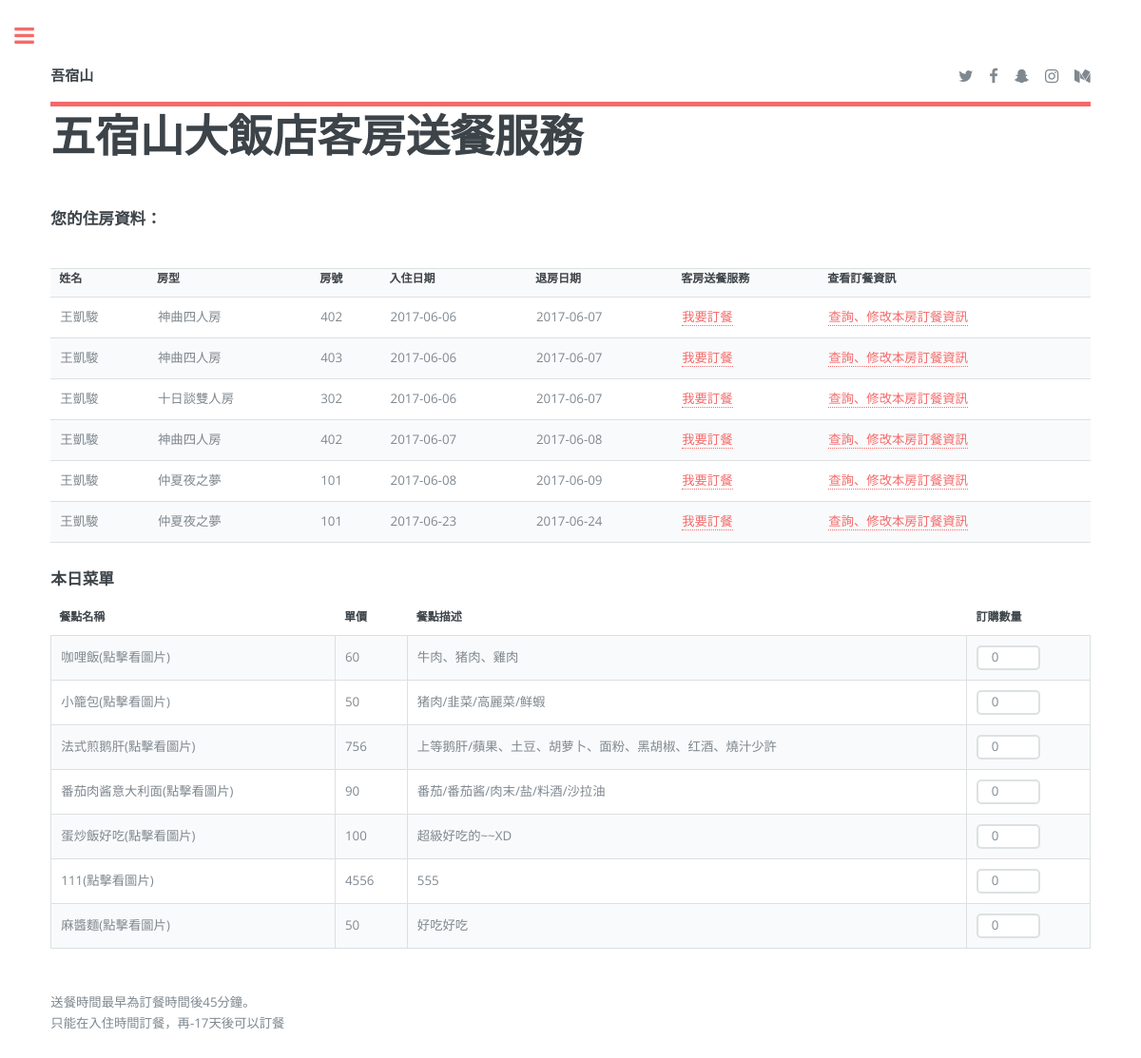
The app's page /index.php/order_dish?id=29 (signed in) with its own data.
### tables this page shows
CREATE TABLE IF NOT EXISTS `room_record` (
  `rr_ID` int(11) NOT NULL AUTO_INCREMENT,
  `room_ID` int(11) NOT NULL,
  `rr_OrderNumber` varchar(10) NOT NULL,
  `rr_RoomNumber` varchar(10) NOT NULL,
  `inv_Num` int(11) DEFAULT NULL,
  `rr_DATE` datetime NOT NULL,
  `rr_Member` varchar(20) NOT NULL,
  `rr_RoomCount` varchar(10) NOT NULL,
  `rr_Checkin` date NOT NULL,
  `rr_Checkout` date NOT NULL,
  `rr_People` varchar(2) DEFAULT NULL,
  `rr_State` varchar(2) NOT NULL,
  `rr_VisaCheck` varchar(2) NOT NULL,
  `rr_finish` int(2) NOT NULL,
  PRIMARY KEY (`rr_ID`)
);

CREATE TABLE IF NOT EXISTS `member` (
  `mem_ID` int(11) NOT NULL AUTO_INCREMENT,
  `mem_Identity` varchar(15) NOT NULL,
  `mem_Pwd` varchar(50) NOT NULL,
  `mem_Email` varchar(50) NOT NULL,
  `mem_Name` varchar(20) NOT NULL,
  `mem_Phone` varchar(20) NOT NULL,
  `mem_Gender` varchar(2) NOT NULL,
  `mem_Date` date NOT NULL,
  `mem_Birth` date NOT NULL,
  `mem_Addr` varchar(50) NOT NULL,
  `mem_Authority` int(11) NOT NULL,
  `mem_Tel` varchar(20) NOT NULL,
  PRIMARY KEY (`mem_ID`)
);

CREATE TABLE IF NOT EXISTS `room` (
  `room_ID` int(11) NOT NULL AUTO_INCREMENT,
  `room_Name` varchar(20) NOT NULL,
  `room_Level` varchar(5) NOT NULL,
  `room_Price` varchar(5) NOT NULL,
  `room_Size` varchar(3) NOT NULL,
  `room_Intro` text NOT NULL,
  `room_Quantity` varchar(3) NOT NULL,
  `room_Img1` varchar(15) NOT NULL,
  `room_Img2` varchar(15) NOT NULL,
  `room_Img3` varchar(15) NOT NULL,
  `room_Img4` varchar(15) NOT NULL,
  `room_Img5` varchar(15) NOT NULL,
  `room_Remarks` text NOT NULL,
  PRIMARY KEY (`room_ID`)
);

CREATE TABLE IF NOT EXISTS `dish` (
  `d_ID` int(11) NOT NULL AUTO_INCREMENT,
  `d_Name` varchar(20) NOT NULL,
  `d_Kind` varchar(20) NOT NULL,
  `d_Intro` varchar(255) NOT NULL,
  `d_Price` varchar(5) NOT NULL,
  `d_EW` varchar(2) NOT NULL,
  `d_Inventory` varchar(5) NOT NULL,
  `d_Img1` varchar(50) NOT NULL,
  `d_Img2` varchar(50) NOT NULL,
  `d_Img3` varchar(50) NOT NULL,
  PRIMARY KEY (`d_ID`)
);

### application/controllers/Order_dish.php (called while the page is built, shortened)
<?php
class Order_dish extends CI_Controller {
        public function index()
        {
        	$data['title'] = '-點餐系統';
                $this->load->helper('url');
                $this->load->view('templates/header', $data);
                $this->load->view('order_dish/order_dish');
                $this->load->view('templates/manu');
                $this->load->view('templates/footer');
        }
}

### index.php (called while the page is built, shortened)
<?php
require_once BASEPATH.'core/CodeIgniter.php';

### application/views/order_dish/order_dish.php (the view, shortened to what this page needs)
<?php
if(isset($_SESSION["identity"]))
{
	$ID=$_SESSION["identity"];
	$find_record = "select * from room_record where rr_Member = '$ID' and rr_State = '1'";
	$result1 = mysql_query($find_record);
	echo "<h1>五宿山大飯店客房送餐服務</h1><br>";
	echo "<h3>您的住房資料：</h3><br>";
	echo "<table border=1>";
	echo "<tr>";
	echo "<th>姓名</th>";
	echo "<th>房型</th>";
	echo "<th>房號</th>";
	echo "<th>入住日期</th>";
	echo "<th>退房日期</th>";
	echo "<th>客房送餐服務</th>";
	echo "<th>查看訂餐資訊</th>";
	echo "</tr>";
	while($row = mysql_fetch_assoc($result1))
	{
	$find_member = "select * from member where mem_Identity = '$ID'";
	$result2 = mysql_query($find_member);
	$row2 = mysql_fetch_assoc($result2);
	$room_ID=$row["room_ID"];
	$find_room = "select * from room where room_ID ='$room_ID'";
	$result3 = mysql_query($find_room);
	$row3 = mysql_fetch_assoc($result3);
	echo "<tr>";
	echo "<td>".$row2["mem_Name"]."</td>";
	echo "<td>".$row3["room_Name"]."</td>";
	echo "<td>".$row["rr_RoomNumber"]."</td>";
	echo "<td>".$row["rr_Checkin"]."</td>";
	echo "<td>".$row["rr_Checkout"]."</td>";
	echo "<td>";
	echo "<a href='order_dish?id=".$row["rr_ID"]."'>我要訂餐</a>";
	echo "</td>";
	echo "<td>";
	echo "<a href='order_dish/success?id=".$row["rr_ID"]."'>查詢、修改本房訂餐資訊</a>";
	echo "</td>";
	echo "</tr>";
	}
	echo "</table>";
	if(isset($_GET['id'])){
		$find_dish="select *from dish";
		$result4 = mysql_query($find_dish);
		$id=$_GET['id'];
		$find_time="select * from room_record where rr_ID=$id";
		$result5=mysql_query($find_time);
		$row5 = mysql_fetch_assoc($result5);
		echo "<form action='order_dish/order_check' method='post'>";
		$index=0;
		echo "
		<h3>本日菜單</h3>
			<div class=\"table-wrapper\">
				<table class=\"alt\">
					<thead>
						<tr>
							<th>餐點名稱</th>
							<th>單價</th>
							<th>餐點描述</th>
							<th>訂購數量</th>
						</tr>
					</thead>
					<tbody>
		";
		$i = 1;
		while($row4 = mysql_fetch_assoc($result4)){
				echo "
					<tr class=\"openimg\">
						<td class=\"open_pic$i\">
							<input type='hidden' name='rr_id'value='".$id."'>
							".$row4['d_Name']."(點擊看圖片)
							<img style=\"max-width: 20em; max-height: 20em; display: none;\" src=\"images/dish/".$row4['d_Img1']."/".$row4['d_Img2'].".jpg\"></td>
						<td>".$row4['d_Price']."</td>
						<td>".$row4["d_Intro"]."</td>
						<td><input type='number' name='quantity_".$index."' value=0 min=0 max=5 style=\"width: 5em;\"></td>
					</tr>
					";
					$i++;
					$index++;
		}
		echo "</form>";
		echo "</tbody>
				<tfoot>
					<tr>
						<td colspan=\"2\"></td>
						<td></td>
					</tr>
				</tfoot>
			</table>
		</div>
		";
				$today=date("Y-m-d");
				$checkin_date=$row5["rr_Checkin"];
				$checkout_date=$row5["rr_Checkout"];
				$ok_time=strtotime($checkin_date);
				$count_time=ceil(($ok_time-time())/60/60/24);
				if($today>=$checkin_date && $today<=$checkout_date){
					echo "選擇送到房間的日期：";
					echo "<input type='date' name='getdate' min='".$today."' max='".$row5["rr_Checkout"]."' value='".$today."' ><br>";
					echo "選擇送到房間的時間：";
					echo "<input type='time' name='gettime' value='now'><br>";
					echo "送餐時間最早為訂餐時間後45分鐘。<br>";
					echo "<input type='submit' value='送出'>";
				}
				else{
					echo "送餐時間最早為訂餐時間後45分鐘。<br>";
					echo "只能在入住時間訂餐，再".$count_time."天後可以訂餐";
				}
	}
}
else
{
	$msg="您還未登入，請登入後再使用本服務。";
	$redirect="http://140.127.218.151";
	alert_msg($msg,$redirect);
}
?>

### application/views/templates/header.php (shortened to what this page needs)
<!DOCTYPE HTML>
<html>
	<head>
		<link rel="stylesheet" href="assets/css/main.css" />
	</head>
	<body>
		<div id="wrapper">
			<div id="main">
				<div class="inner">
					<header id="header">
						<a href="index.php" class="logo"><strong>吾宿山</strong></a>
						<ul class="icons">
							<li><a href="#" class="icon fa-twitter"><span class="label">Twitter</span></a></li>
							<li><a href="https://www.facebook.com/%E5%90%BE%E5%AE%BF%E5%B1%B1-135491333679358/" class="icon fa-facebook" target='_blank'><span class="label">Facebook</span></a></li>
							<li><a href="#" class="icon fa-snapchat-ghost"><span class="label">Snapchat</span></a></li>
							<li><a href="#" class="icon fa-instagram"><span class="label">Instagram</span></a></li>
							<li><a href="#" class="icon fa-medium"><span class="label">Medium</span></a></li>
						</ul>
					</header>

### application/views/templates/manu.php (shortened to what this page needs)
	</div>
</div>

### application/views/templates/footer.php (shortened to what this page needs)
	</body>
</html>

### records on screen
room_record: member.mem_Name "王凱駿", room_ID.room_Name "神曲四人房", rr_RoomNumber "402", rr_Checkin "2017-06-06", rr_Checkout "2017-06-07", rr_Checkin "-17"
room_record: member.mem_Name "王凱駿", room_ID.room_Name "神曲四人房", rr_RoomNumber "403", rr_Checkin "2017-06-06", rr_Checkout "2017-06-07"
room_record: member.mem_Name "王凱駿", room_ID.room_Name "十日談雙人房", rr_RoomNumber "302", rr_Checkin "2017-06-06", rr_Checkout "2017-06-07"
room_record: member.mem_Name "王凱駿", room_ID.room_Name "神曲四人房", rr_RoomNumber "402", rr_Checkin "2017-06-07", rr_Checkout "2017-06-08"
room_record: member.mem_Name "王凱駿", room_ID.room_Name "仲夏夜之夢", rr_RoomNumber "101", rr_Checkin "2017-06-08", rr_Checkout "2017-06-09"
room_record: member.mem_Name "王凱駿", room_ID.room_Name "仲夏夜之夢", rr_RoomNumber "101", rr_Checkin "2017-06-23", rr_Checkout "2017-06-24"
dish: d_Name "咖哩飯", d_Price "60", d_Intro "牛肉、猪肉、雞肉"
dish: d_Name "小籠包", d_Price "50", d_Intro "猪肉/韭菜/高麗菜/鲜蝦"
dish: d_Name "法式煎鹅肝", d_Price "756", d_Intro "上等鹅肝/蘋果、土豆、胡萝卜、面粉、黑胡椒、红酒、燒汁少許"
dish: d_Name "番茄肉酱意大利面", d_Price "90", d_Intro "番茄/番茄酱/肉末/盐/料酒/沙拉油"
dish: d_Name "蛋炒飯好吃", d_Price "100", d_Intro "超級好吃的~~XD"
dish: d_Name "111", d_Price "4556", d_Intro "555"
dish: d_Name "麻醬麵", d_Price "50", d_Intro "好吃好吃"
